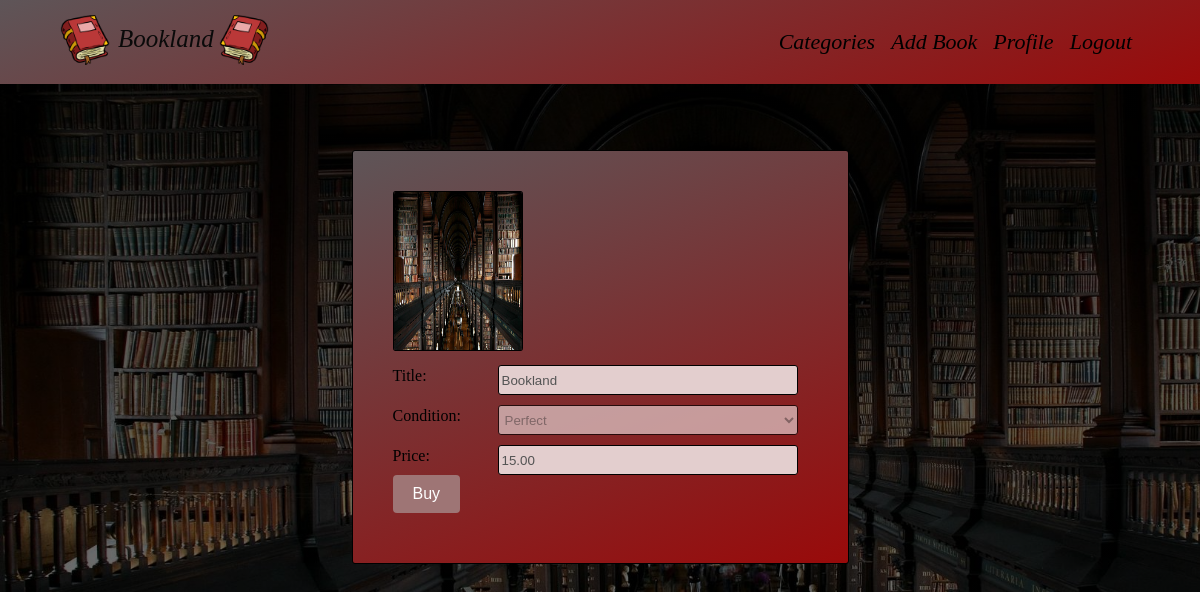
The app's page /books/book/30/buy/ (signed in) with its own data.
### Bookland/books/models.py (models this page shows)
class Book(models.Model):
    MIN_PRICE = 1
    CONDITION = (
        ('', '-------'),
        ('Perfect', 'Perfect'),
        ('Good', 'Good'),
        ('Not very good', 'Not very good'),
    )
    book_photo = models.ImageField(
        upload_to='mediafiles/book_photos/',
        null=False,
        blank=False,
    )
    title = models.CharField(
        max_length=100,
        null=False,
        blank=False,
    )
    author = models.CharField(
        max_length=100,
        null=False,
        blank=False,
    )
    publisher = models.CharField(
        max_length=100,
        null=True,
        blank=True,
    )
    description = models.TextField(
        null=False,
        blank=False,
    )
    category = models.CharField(
        max_length=100,
        default='uncategorized',
    )
    condition = models.CharField(
        max_length=13,
        choices=CONDITION,
        default='',
        blank=True,
    )
    price = models.FloatField(
        null=False,
        blank=False,
        validators=(
            validators.MinValueValidator(MIN_PRICE),
        ),
    )
    user = models.ForeignKey(
        UserModel,
        on_delete=models.DO_NOTHING,
    )
    upload_date = models.DateTimeField(
        default=timezone.now,
    )

### Bookland/books/views.py (the view)
# urls.py: path('buy/', buy_book, name='book buy'),
@login_required
def buy_book(request, book_pk):
    book = Book.objects.filter(pk=book_pk).get()
    if request.method == 'POST':
        form = BuyBookForm(request.POST, instance=book)
        if form.is_valid():
            form.save()
            return redirect('finish purchase', book_pk=book_pk)
    else:
        form = BuyBookForm(instance=book)
    context = {
        'form': form,
        'book_pk': book_pk,
        'book': book,
    }
    return render(request, 'books/buy_book.html', context)

### Bookland/books/forms.py
class BuyBookForm(forms.ModelForm):
    class Meta:
        model = Book
        fields = ('title', 'condition', 'price',)
        widgets = {
            'book_photo': forms.FileInput(attrs={
                'class': 'image-wrap',
            }),
            'price': forms.NumberInput(attrs={
                'step': '0.01',
            }),
        }
    def __init__(self, *args, **kwargs):
        super().__init__(*args, **kwargs)
        self.fields['title'].disabled = True
        self.fields['condition'].disabled = True
        self.fields['price'].widget.format_value = self.format_price_value
        self.fields['price'].disabled = True
    def format_price_value(self, value):
        return f'{value:.2f}' if value is not None else ''

### Bookland/common/context_processors.py (called while the page is built)
def dropdown_categories(request):
    cat_menu = [
        'Romance', 'Fantasy', 'Criminal',
        'Historical novel', 'Thriller', 'Science fiction',
        'Poetry', 'Health',
        'Psychology', 'Esoteric', 'Home, Family, Hobby',
        'Children\'s literature', 'Other',
    ]
    return {'cat_menu': cat_menu}

### templates/books/buy_book.html (shortened to what this page needs)
{% extends 'base/base.html' %}
{% block content %}
    <div class="edit-delete edit-photo">
        <form action="{% url 'book buy' book_pk=book_pk %}" method="post">
            {% if form.instance.book_photo %}
                <img src="{{ form.instance.book_photo.url }}" style="width: 130px; height: 160px; border: 1px solid black; border-radius: 2%" alt="Book Photo">
            {% endif %}
            {{ form.as_p }}
            <button class="buy-btn" type="submit">Buy</button>
        </form>
    </div>
{% endblock %}

### static/css/home.css (style rules this page uses)
* { margin: 0; padding: 0; box-sizing: border-box; }
body { margin: 0; padding: 0; background: linear-gradient(rgba(0, 0, 0, 0.76), rgba(0, 0, 0, 0.5)), url('/static/images/2964941.jpg'); background-size: cover; background-repeat: no-repeat; background-attachment: fixed; font-family: cursive; min-height: 100vh; justify-content: center; }

### static/css/profileFunctions.css (style rules this page uses)
label { width: 100px; }
.edit-photo input, select, .edit-photo textarea, .label-input input { width: 300px !important; }

### static/css/bookFunctions.css (style rules this page uses)
.edit-delete { margin-top: 150px; }
.edit-delete { display: block; background-image: linear-gradient(160deg, #5E5558 0%, #990a0a 100%); border: 1px solid rgb(156, 152, 152); padding: 40px; margin-bottom: 15px; border-radius: 3px; border: 1px solid; list-style-type: none; }
.edit-delete label { display: none; list-style-type: none; }
.edit-delete input, select { background-color: rgb(227, 206, 206); border: 0.1px solid black; border-radius: 3px; height: 30px; padding-left: 2px; margin-top: 10px; margin-right: 10px; list-style-type: none; }
.edit-photo label { display: initial !important; margin-top: 12px; margin-right: 5px; white-space: nowrap; }
.edit-photo input { padding: 3px; }
.edit-photo p { display: flex; }
.buy-btn { background-color: rgb(158, 117, 117); border: none; color: white; padding: 10px 20px; text-align: center; text-decoration: none; display: inline-block; font-size: 16px; border-radius: 4px; margin-bottom: 10px; }

### records on screen
Book: instance.book_photo (picture), title "Bookland", condition "Perfect", price "15.00"
